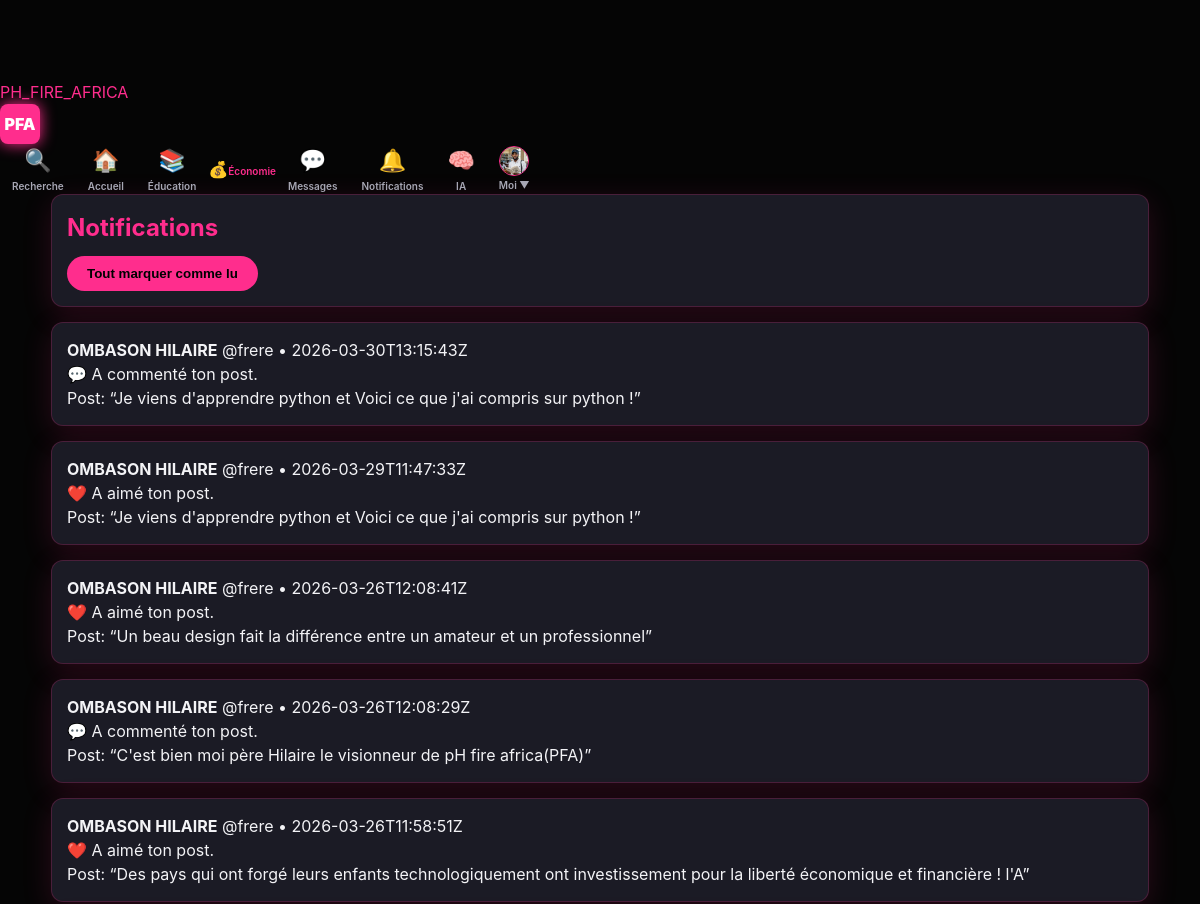
Before: /notifications (signed in, upper part) with the older database file.
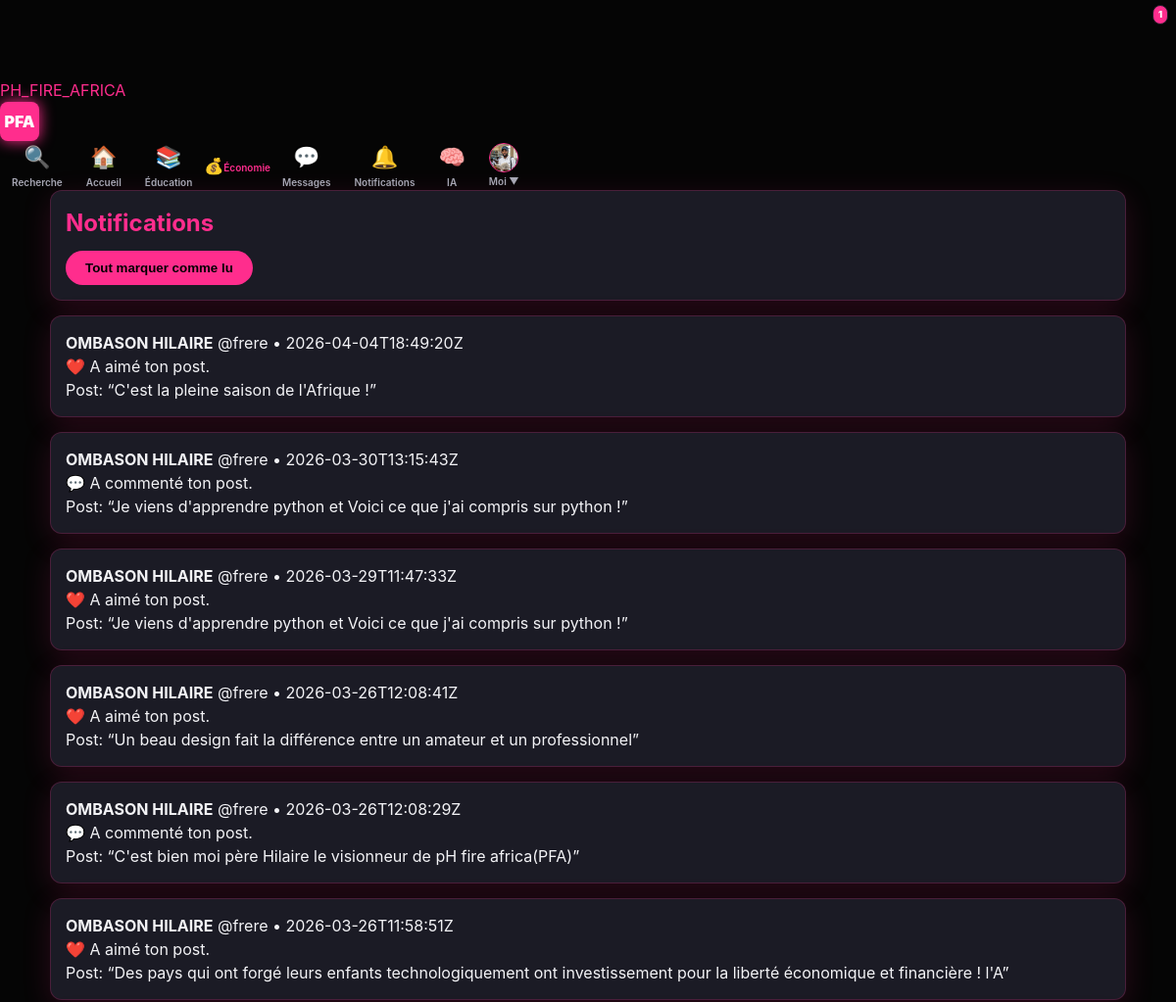
After: the same page with the newer database file.
### tables this page shows
CREATE TABLE notifications (
  id INTEGER PRIMARY KEY AUTOINCREMENT,
  user_id INTEGER NOT NULL,
  actor_id INTEGER NOT NULL,
  ntype TEXT NOT NULL,
  post_id INTEGER,
  created_at TEXT NOT NULL,
  is_read INTEGER NOT NULL DEFAULT 0,
  FOREIGN KEY (user_id) REFERENCES users(id) ON DELETE CASCADE,
  FOREIGN KEY (actor_id) REFERENCES users(id) ON DELETE CASCADE,
  FOREIGN KEY (post_id) REFERENCES posts(id) ON DELETE CASCADE
);

CREATE TABLE users (
  id INTEGER PRIMARY KEY AUTOINCREMENT,
  username TEXT UNIQUE NOT NULL,
  identifier TEXT UNIQUE NOT NULL,
  display_name TEXT NOT NULL,
  bio TEXT DEFAULT '',
  password_hash TEXT NOT NULL,
  created_at TEXT NOT NULL
, profile_pic TEXT DEFAULT 'default_avatar.png', cover_pic TEXT DEFAULT 'default_cover.jpg', role TEXT DEFAULT 'apprenant', language TEXT DEFAULT 'fr', privacy_level TEXT DEFAULT 'public', video_pref TEXT DEFAULT 'data_saver');

CREATE TABLE posts (
  id INTEGER PRIMARY KEY AUTOINCREMENT,
  user_id INTEGER NOT NULL,
  content TEXT NOT NULL,
  image_filename TEXT,
  created_at TEXT NOT NULL,
  FOREIGN KEY (user_id) REFERENCES users(id) ON DELETE CASCADE
);

### app.py (the view)
    @app.get("/notifications")
    @login_required
    def notifications():
        me = current_user()
        rows = db_all(
            "SELECT n.*, a.username AS actor_username, a.display_name AS actor_display_name, "
            "p.content AS post_content "
            "FROM notifications n "
            "JOIN users a ON a.id=n.actor_id "
            "LEFT JOIN posts p ON p.id=n.post_id "
            "WHERE n.user_id=? ORDER BY n.created_at DESC LIMIT 100",
            (me["id"],),
        )
        return render_template("notifications.html", notifications=rows)

### templates/notifications.html (shortened to what this page needs)
{% extends "base.html" %}
{% set title = "Notifications" %}
{% block content %}
<div class="card notif-head">
  <h2>Notifications</h2>
  <form method="post" action="{{ url_for('notifications_read_all') }}">
    <button class="btn btn-ghost" type="submit">Tout marquer comme lu</button>
  </form>
</div>
{% for n in notifications %}
  <div class="card notif {% if n.is_read == 0 %}notif-unread{% endif %}">
    <div class="notif-line">
      <b>{{ n.actor_display_name }}</b>
      <span class="muted">@{{ n.actor_username }}</span>
      <span class="muted small">• {{ n.created_at }}</span>
    </div>
    {% if n.ntype == 'follow' %}
      <div>✅ S’est abonné à toi.</div>
    {% elif n.ntype == 'like' %}
      <div>❤️ A aimé ton post.</div>
    {% elif n.ntype == 'comment' %}
      <div>💬 A commenté ton post.</div>
    {% endif %}
    {% if n.post_id %}
      <div class="muted small">Post: “{{ (n.post_content or '')[:120] }}”</div>
    {% endif %}
  </div>
{% endfor %}
{% endblock %}

### templates/base.html (shortened to what this page needs)
<!DOCTYPE html>
<html lang="fr">
<head>
  <link rel="stylesheet" href="{{ url_for('static', filename='style.css') }}">
</head>
<body>
  {% if me %}
  <div class="nav-left">
     <a href="{{ url_for('feed') }}" class="nav-logo">PH_FIRE_AFRICA</a>
    <a href="{{ url_for('feed') }}" class="logo-pfa">PFA</a>
  </div>
      <nav class="nav-icons-group">
      <a href="{{ url_for('rechercher') }}" class="nav-link-icon" title="Rechercher">
      <span class="icon">🔍</span><span class="nav-text">Recherche</span></a>
      <a href="{{ url_for('feed') }}" class="nav-link-icon" title="Accueil">
      <span class="icon">🏠</span><span class="nav-text">Accueil</span></a>
      <a href="{{ url_for('academie_home') }}" class="nav-link-icon" title="Éducation">
      <span class="icon">📚</span><span class="nav-text">Éducation</span></a>
      <a href="{{ url_for('wallet') }}" class="nav-icon" title="Économie">
      <span class="icon">💰</span><span class="nav-text">Économie</span></a>
      <a href="{{ url_for('messages') }}" class="nav-link-icon" title="Messages">
    <span class="icon">💬</span>
    {% if unread_messages > 0 %}
        <span class="badge-alert">{{ unread_messages }}</span>
    {% endif %}
    <span class="nav-text">Messages</span>
</a>
<a href="{{ url_for('notifications') }}" class="nav-link-icon" title="Notifications">
    <span class="icon">🔔</span>
    <span class="nav-text">Notifications</span>
</a>
      <a href="{{ url_for('tuteur_view') }}" class="nav-link-icon" title="IA Mwalimu">
      <span class="icon">🧠</span><span class="nav-text">IA</span></a>
      <a href="{{ url_for('profile', username=me.username) }}" class="nav-link-icon profile-link">
      <img src="{{ url_for('static', filename='uploads/' ~ me.profile_pic) }}" class="avatar-nav" onerror="this.src='https://ui-avatars.com/api/?name={{ me.display_name }}&background=ff2d8d&color=fff'">
      <span class="nav-text">Moi ▼</span></a>
    </nav>
  {% endif %}
  <main class="container">
    {% block content %}{% endblock %}
  </main>
</body>
</html>

Changed rows visible on the page:
added notifications: actor_display_name "OMBASON HILAIRE", actor_username "frere", created_at "2026-04-04T18:49:20Z", ntype "❤️ A aimé ton post."
added posts: content "C'est la pleine saison de l'Afrique !"
Other visible differences:
{{ unread_messages }}: (not shown) → "1"
